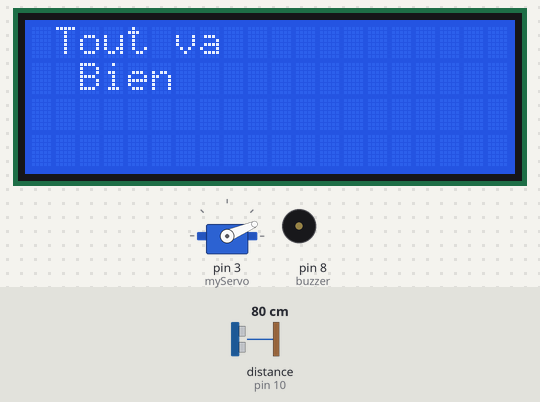
Bench run of a sketch on a simulated Arduino Uno, built with avr-gcc and run on an emulated ATmega328P. Shown: servo, 20×4 character LCD, buzzer (waves = sounding). Wiring (inferred from the names in the program): ultrasonic range finder: trigger pin 9; echo pin 10. The test bench sets the inputs (shaded band); at power-on: distance to the obstacle (sensor on pin 10) 80 cm. The echo pulse lasts 58.3 µs per cm; what the sketch prints to the serial monitor is not drawn.

Above: at 1.26 s.
1.3 s: distance to the obstacle (sensor on pin 10) set to 12 cm
At 2.05 s:
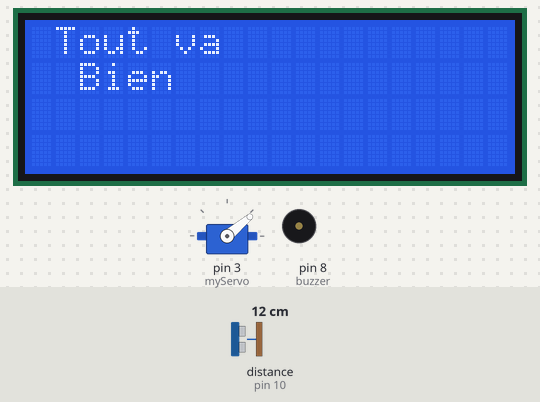
2.9 s: distance to the obstacle (sensor on pin 10) set to 9 cm
At 3.7 s:
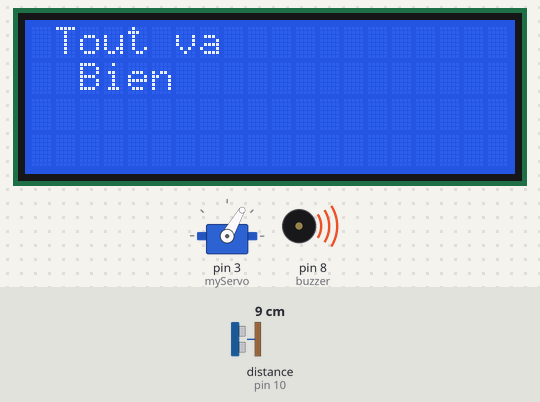
At 4.8 s:
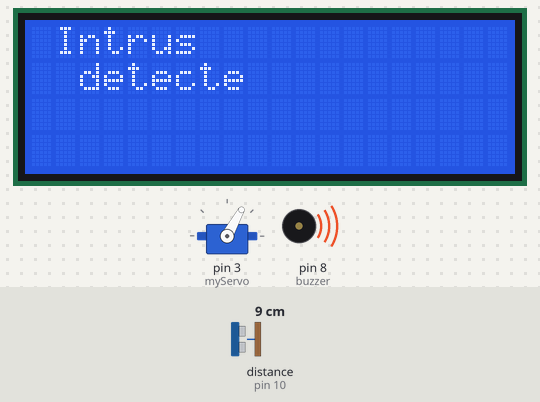
5.9 s: distance to the obstacle (sensor on pin 10) set to 35 cm
At 6.17 s:
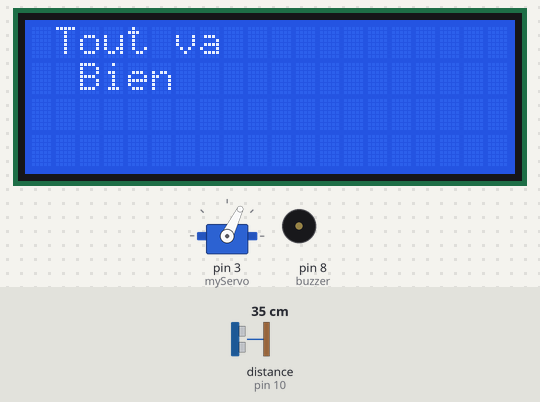
8.5 s: distance to the obstacle (sensor on pin 10) set to 18 cm
10.4 s: distance to the obstacle (sensor on pin 10) set to 250 cm
12.4 s: distance to the obstacle (sensor on pin 10) set to 299 cm
Timing chart, 0 to 16.4 s (numbered marks = the images above; inputs shaded):
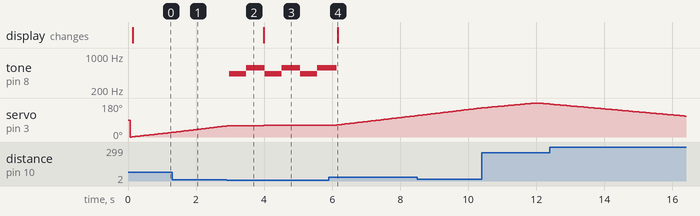

Measured:
- the behaviour switches between 11 and 10 cm on distance to the obstacle (sensor on pin 10) (found by bisection; images 1 and 2)
- after the input at 2.9 s, tone on pin 8 (buzzer): alternates 580 Hz for 0.55 s and 435 Hz for 0.50 s, starting after 0.07 s
- after the input at 5.9 s, the display: changes after 0.26 s (image 4)

The sketch:

RADAR.ino
```cpp
#include <Servo.h> //Librairie du Servo moteur
#include <LiquidCrystal_I2C.h>
int buzzer = 8;
const int trigPin = 9;
const int echoPin = 10;


LiquidCrystal_I2C lcd(0x27,20,4);  // set the LCD address to 0x27 for a 16 chars and 2 line display

//Variables
long temps; //Duree sur 4 octets
int distance = 0; //Distance sur 2 octets
int previousDistance = 0;

Servo myServo; // Création d'un objet "servo" qui nous permettra de contrôler le moteur


void setup() {
  Serial.begin(9600);
  pinMode(buzzer,OUTPUT);
  pinMode(trigPin, OUTPUT); // trigPin en Output
  pinMode(echoPin, INPUT); //EchoPin en Input

  myServo.attach(3); //Sortie moteur

  lcd.init(); // Print a message to the LCD.
  lcd.backlight();

}


void loop() {
  //On fait tourner le moteur de 0 à 180 degrés
  for(int i=0;i<=180;i++){
    myServo.write(i);
    delay(30);

    previousDistance = distance;
    distance = calculerDistance();// On appelle la fonction pour calculer la distance mesuré par le capteur ultra-sons(pour chaque degré)
    if (previousDistance < 10 && distance < 10) {
      tone(buzzer, 435);
      delay(500);
      tone(buzzer,580);
      delay(500);
      lcd.clear();
      lcd.setCursor(1,0);
      lcd.print("Intrus");
      lcd.setCursor(2,1);
      lcd.print("detecte");}

    else {
      lcd.clear();
      lcd.setCursor(1,0);
      lcd.print("Tout va");
      lcd.setCursor(2,1);
      lcd.print("Bien");
      //eteindre le buzzer
      noTone(8);
  }

  Serial.print(i); // Envoi le degré de rotation actuel dans le port série (pour l'IDE processing)
  Serial.print(",");
  Serial.print(distance); // Envoi la distance dans le port série (pour l'IDE processing)
  Serial.print(".");
  }
  delay(10);
  // Moteur de 180 à 0 degrés
  for(int i=180;i>0;i--){
    myServo.write(i);
    delay(30);


    previousDistance = distance;
    distance = calculerDistance();
    if (previousDistance < 10 && distance < 10) {
      tone(buzzer, 435);
      delay(500);
      tone(buzzer,580);
      delay(500);
      lcd.clear();
      lcd.setCursor(1,0);
      lcd.print("Intrus");
      lcd.setCursor(2,1);
      lcd.print("detecte");}

    else {
      lcd.clear();
      lcd.setCursor(1,0);
      lcd.print("Tout va");
      lcd.setCursor(2,1);
      lcd.print("Bien");
      //eteindre le buzzer
      noTone(8);
  }
  }
}
  // Fonction de mesure de la distance par ultra-sons
  int calculerDistance(){

    digitalWrite(trigPin, LOW);
    delayMicroseconds(2);
    digitalWrite(trigPin, HIGH); // génération de l'impulsion Trig de 10 µs
    delayMicroseconds(10);
    digitalWrite(trigPin, LOW);
    temps = pulseIn(echoPin, HIGH); // lecture de la durée de l'impulsion Echo en µs

    distance= temps*0.034/2;


    return distance;
  }
```
